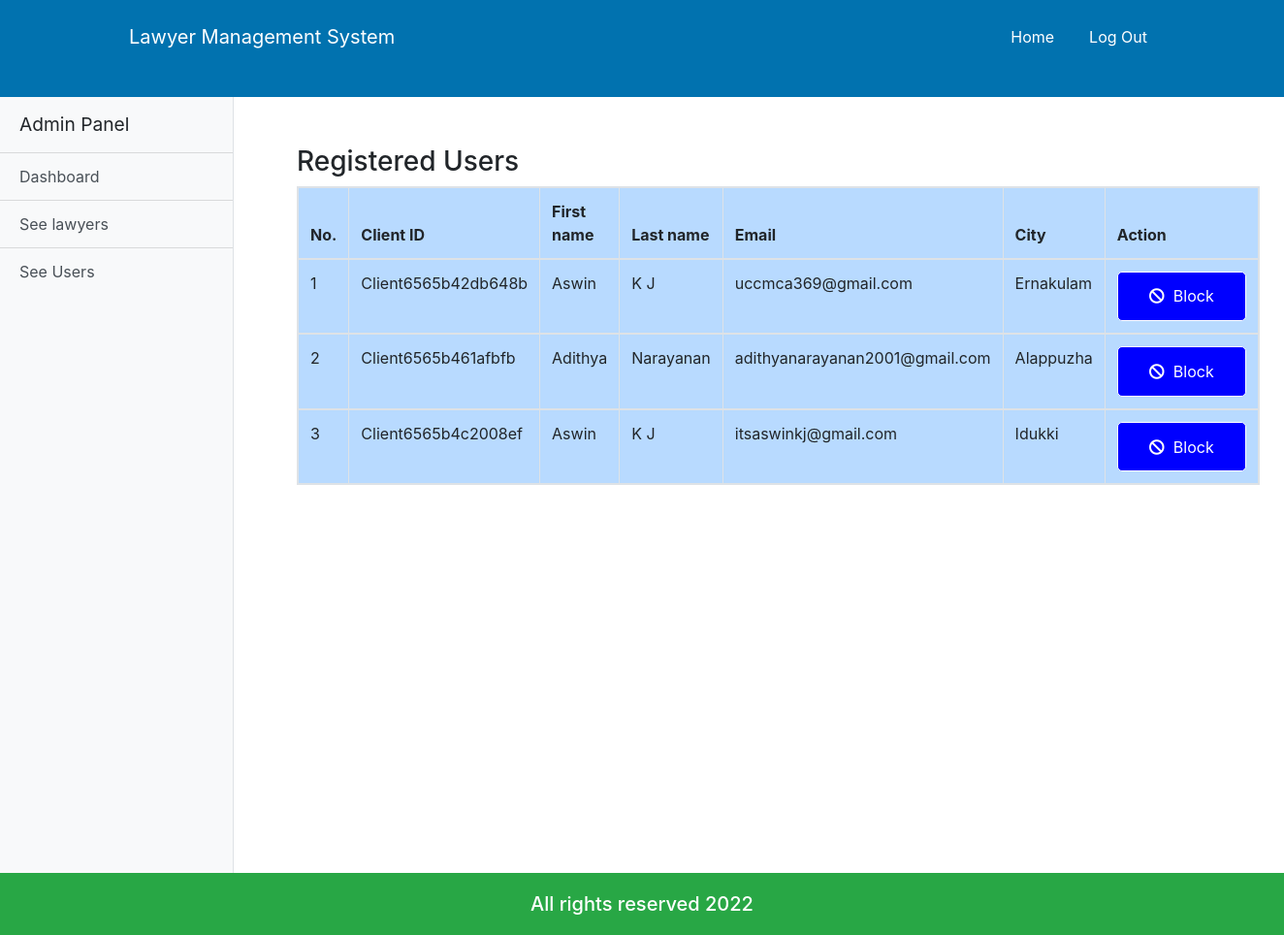
The page /admin_user.php (signed in) on the database its author committed.
### tables this page shows
CREATE TABLE `user` (
  `u_id` varchar(20) NOT NULL,
  `first_name` varchar(100) NOT NULL,
  `last_name` varchar(100) NOT NULL,
  `email` varchar(100) NOT NULL,
  `password` varchar(100) NOT NULL,
  `status` varchar(100) NOT NULL,
  `role` varchar(100) DEFAULT NULL
);

CREATE TABLE `client` (
  `client_id` varchar(20) NOT NULL,
  `city` varchar(100) NOT NULL
);

### admin_user.php (the view, shortened to what this page needs)
<?php
	if($_SESSION['login']==TRUE AND $_SESSION['status']=='Active'){
	?>
	<!doctype html>
	<html lang="en">
		<head>
			<link rel="stylesheet" href="https://use.fontawesome.com/releases/v5.8.1/css/all.css">
			<link rel="stylesheet" href="css/all.css">
			<link rel="stylesheet" href="css/simple-sidebar.css">
			<link rel="stylesheet" href="css/bootstrap.css">
			<link rel="stylesheet" href="css/style.css">
			<link rel="stylesheet" href="css/media.css">
		</head>
		<body>
			<header class="customnav">
				<div class="container">
					<div class="row">
						<div class="col-md-12">
							<nav class="navbar navbar-expand-lg ">
								<a class="navbar-brand cus-a" href="#">Lawyer Management System</a>
								<div class="collapse navbar-collapse" id="navbarSupportedContent">
									<ul class="navbar-nav ml-auto ">
										<li class="active">
											<a class="nav-link cus-a" href="#">Home <span class="sr-only">(current)</span></a>
										</li>
										<li class="">
											<a class="nav-link cus-a" href="logout.php">Log Out</a>
										</li>
									</ul>
								</div>
							</nav>
						</div>
					</div>
				</div>
			</header>
			<body>
				<div class="d-flex" id="wrapper">
					<div class="bg-light border-right" id="sidebar-wrapper">
						<div class="sidebar-heading">Admin Panel</div>
						<div class="list-group list-group-flush">
							<a href="admin_dashboard.php" class="list-group-item list-group-item-action bg-light">Dashboard</a>
							<a href="admin_lawyer.php" class="list-group-item list-group-item-action bg-light">See lawyers</a>
							<a href="admin_user.php" class="list-group-item list-group-item-action bg-light">See Users</a>
						</div>
					</div>
					<section class="bookingrqst">
						<div class="container">
							<div class="span7">
								<div class="widget stacked widget-table action-table">
									<div class="widget-header">
										<h3>Registered Users</h3>
									</div>
									<div class="widget-content">
										<table class="table table-bordered  table-primary table-responsive">
											<thead>
												<tr>
													<th>No.</th>
													<th>Client ID</th>
													<th>First name</th>
													<th>Last name</th>
													<th>Email</th>
													<th>City</th>
													<th>Action</th>
												</tr>
											</thead>
											<?php
												$conn = connect();
												$result = mysqli_query($conn,"SELECT * FROM user INNER JOIN client on user.u_id=client.client_id");
												$counter = 0;
												while($row = mysqli_fetch_array($result)) {
												?>
												<tbody id="myTable">
													<tr>
														<td><?php echo ++$counter ;?></td>
														<td><?php echo $row["u_id"]; ?></td>
														<td><?php echo $row["first_name"]; ?></td>
														<td><?php echo $row["last_name"]; ?></td>
														<td><?php echo $row["email"]; ?></td>
														<td><?php echo $row["city"]; ?></td>
														<?php if ($row['status']=='Active'){ ?>
															<td>
																<a class="btn btn-sm btn-danger" href="admin_user.php?block_id=<?=$row['u_id']?>"><i class="fa fa-ban"></i>&nbsp; Block</a>
															</td>
															<?php }
															else{?>
															<td>
																<a class="btn btn-sm btn-warning" href="admin_user.php?unblock_id=<?=$row['u_id']?>"><i class="fa fa-unlock "></i>&nbsp; UnBlock</a>
															</td>
														<?php }?>
													</tr>
													<?php
													}
												?>
											</table>
										</div>
									</div>
								</div>
							</div>
						</section>
					</div>
				</body>
				<footer class ="bg-success">
					<div class="container">
						<div class="row">
							<div class="col">
								<h5>All rights reserved 2022</h5>
							</div>
						</div>
					</div>
				</footer>
			</body>
		</html>
		<?php
		}else
		header('location:login.php?deactivate');
	?>

### css/all.css (style rules this page uses)
.fa,.fab,.fal,.far,.fas { -moz-osx-font-smoothing:grayscale;-webkit-font-smoothing:antialiased;display:inline-block;font-style:normal;font-variant:normal;text-rendering:auto;line-height:1 }
.fa-ban:before { content:"\f05e" }
.fa,.far,.fas { font-family:"Font Awesome 5 Free" }
.fa,.fas { font-weight:900 }

### css/simple-sidebar.css (style rules this page uses)
body { overflow-x: hidden; }
#sidebar-wrapper { min-height: 100vh; margin-left: -15rem; -webkit-transition: margin .25s ease-out; -moz-transition: margin .25s ease-out; -o-transition: margin .25s ease-out; transition: margin .25s ease-out; }
#sidebar-wrapper .sidebar-heading { padding: 0.875rem 1.25rem; font-size: 1.2rem; }
#sidebar-wrapper .list-group { width: 15rem; }
@media (min-width: 768px) { #sidebar-wrapper { margin-left: 0; } }

### css/style.css (style rules this page uses)
* { margin: 0; padding: 0; }
html { height: 100% !important; }
body { display: flex !important; min-height: 100% !important; flex-direction: column; }
.customnav { background-color: #0172AF; height: 100px; }
.customnav a { margin: 10px 10px; }
.cus-a { color: white !important; }
footer { margin-top: auto; background-color: black; color: white; }
footer h5 { text-align: center; margin: 20px 0px; }
.bookingrqst { margin: 50px; }
.btn { outline: none; display: inline-block; border: 1px solid #fff; padding: .8rem 2rem; border-radius: 5px; background: #00f; color: #fff; font-size: 1rem; transition: .3s; cursor: pointer; position: relative; }
.btn::before { content: ''; position: absolute; left: 5px; top: 5px; border-top: 2px solid #fff; border-left: 2px solid #fff; width: 0px; height: 0px; opacity: 0; transition: .3s; }
.btn::after { content: ''; position: absolute; right: 5px; bottom: 5px; border-bottom: 2px solid #fff; border-right: 2px solid #fff; width: 0px; height: 0px; opacity: 0; transition: .3s; }

### rows shown on the page
user: u_id "Client6565b42db648b", first_name "Aswin", last_name "K J", email "uccmca369@gmail.com", client.city "Ernakulam"
user: u_id "Client6565b461afbfb", first_name "Adithya", last_name "Narayanan", email "adithyanarayanan2001@gmail.com", client.city "Alappuzha"
user: u_id "Client6565b4c2008ef", first_name "Aswin", last_name "K J", email "itsaswinkj@gmail.com", client.city "Idukki"
